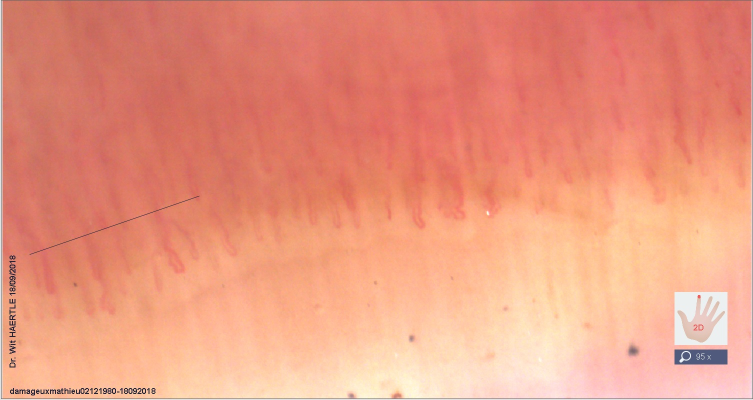
#> input picture capi/2D.jpg, 1506 x 800 px (shown at 1/2 size)
$ python centre_spectre.py 2D.jpg
#> lines starting #> are read from the running program, lines starting #| are printed output that depends on the picture; after the words box and inside, x2 and y2 are one past the last pixel; in counts of white or black regions, pixels touching at a corner belong together
import cv2 as cv
import numpy as np
from matplotlib import pyplot as plt
import sys

img = cv.imread(sys.argv[1])
#> img is the input picture: shape (800, 1506, 3); mean B, G, R 126.6, 151, 234.5

#img = cv.imread("2D.jpg")
img = img[:,:,1]
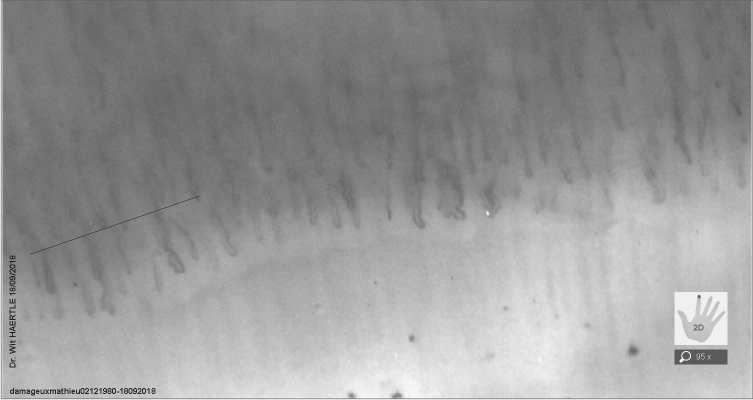
#> img: shape (800, 1506) (shown at 1/2 size); min 17, max 255, mean 151

clahe = cv.createCLAHE(clipLimit=50.0, tileGridSize=(20,20))
img_clahe = clahe.apply(img)

blur = cv.GaussianBlur(img_clahe,(15,15),0)
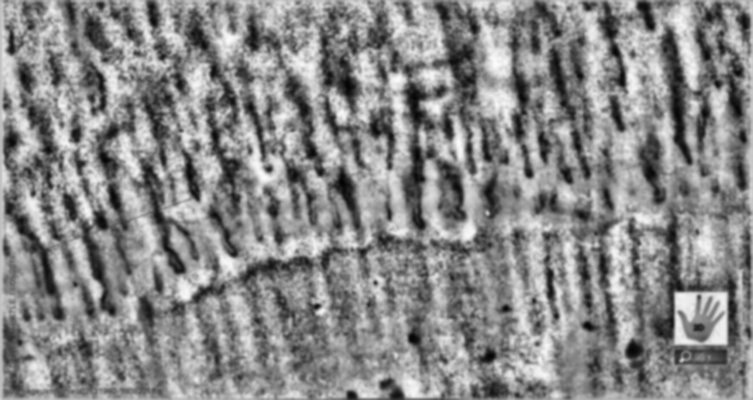
#> blur: shape (800, 1506) (shown at 1/2 size); min 2, max 251, mean 136.1
reta2,img_otsu = cv.threshold(blur,0,255,cv.THRESH_BINARY+cv.THRESH_OTSU)
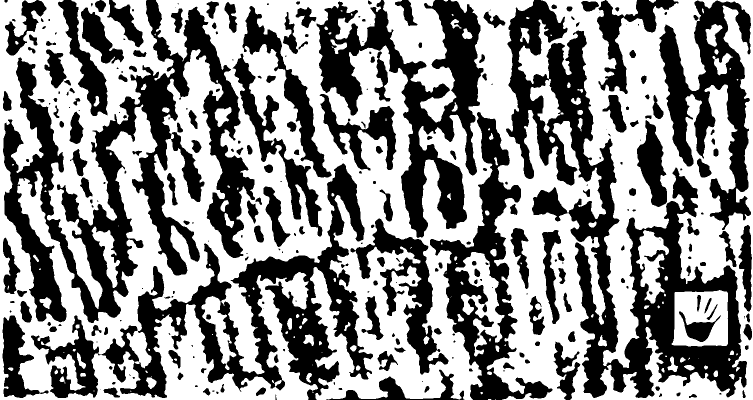
#> img_otsu: shape (800, 1506) (shown at 1/2 size); 55.7% white; 292 black regions (92 under 20 px), largest, box (x1, y1, x2, y2) and area: (1012, 0, 1494, 796) 96459, (6, 0, 510, 646) 94632, (62, 327, 746, 800) 74645
#> reta2 = 131


f = np.fft.fft2(img_otsu)
fshift = np.fft.fftshift(f)
mag = 20*np.log(np.abs(fshift))
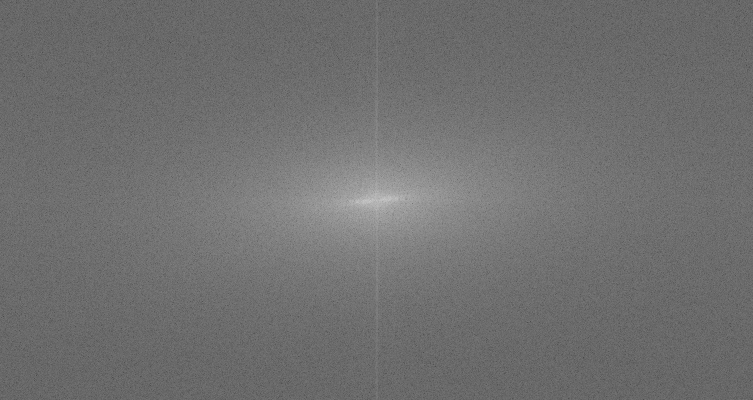
#> mag: shape (800, 1506) float64 (shown at 1/2 size); min 68.6, max 379.2, mean 204.9; drawn with min black and max white

p = 11  #taille filtre gaussien dans l'img binarisee
#centre = blur = cv.GaussianBlur(mag[300:500,600:900],(p,p),0)
centre = blur = cv.GaussianBlur(mag[350:450,656:844],(p,p),0)
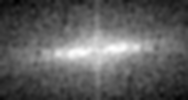
#> centre: shape (100, 188) float64; min 235.5, max 301.2, mean 259.5; drawn with min black and max white

ret2,centre_bin = cv.threshold(centre,270,255,cv.THRESH_BINARY)
#> centre_bin: shape (100, 188) float64; 16.8% white; 3 white regions (2 under 20 px), largest, box (x1, y1, x2, y2) and area: (39, 26, 156, 75) 3139
ret2,centre_bin2 = cv.threshold(centre,280,255,cv.THRESH_BINARY)
#> centre_bin2: shape (100, 188) float64; 8.7% white; 3 white regions (2 under 20 px), largest, box (x1, y1, x2, y2) and area: (53, 34, 142, 67) 1627
ret2,centre_bin3 = cv.threshold(centre,290,255,cv.THRESH_BINARY)
#> centre_bin3: shape (100, 188) float64; 3.1% white; 3 white regions, box (x1, y1, x2, y2) and area: (66, 43, 129, 58) 525, (132, 45, 139, 50) 29, (56, 51, 63, 56) 29
ret2,centre_bin4 = cv.threshold(centre,300,255,cv.THRESH_BINARY)
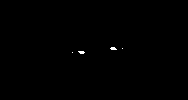
#> centre_bin4: shape (100, 188) float64; 0.18% white in thin lines or dots, all inside (x1, y1, x2, y2) = (72, 47, 123, 54)


plt.subplot(2,3,1),plt.imshow(img,"gray")
plt.title("après filtre vert")
plt.subplot(2,3,2),plt.imshow(centre,cmap=plt.cm.hot)
plt.title("centre spectre après filtre gaussien")
plt.colorbar()
plt.subplot(2,3,3),plt.imshow(centre_bin,"gray")
plt.title("centre>270")
plt.subplot(2,3,4),plt.imshow(centre_bin2,"gray")
plt.title("centre>280")
plt.subplot(2,3,5),plt.imshow(centre_bin3,"gray")
plt.title("centre>290")
plt.subplot(2,3,6),plt.imshow(centre_bin4,"gray")
plt.title("centre>300")
plt.show()
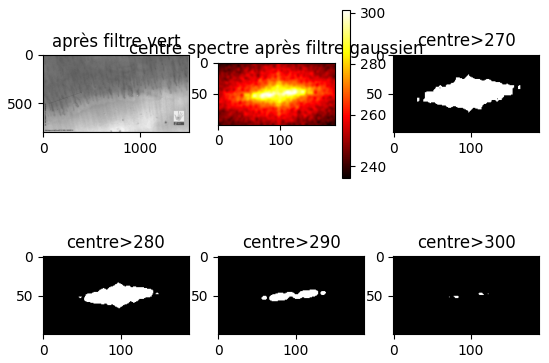
#> figure drawn by matplotlib, 7 panels

$ run again, with capi/3D.jpg copied over capi/2D.jpg
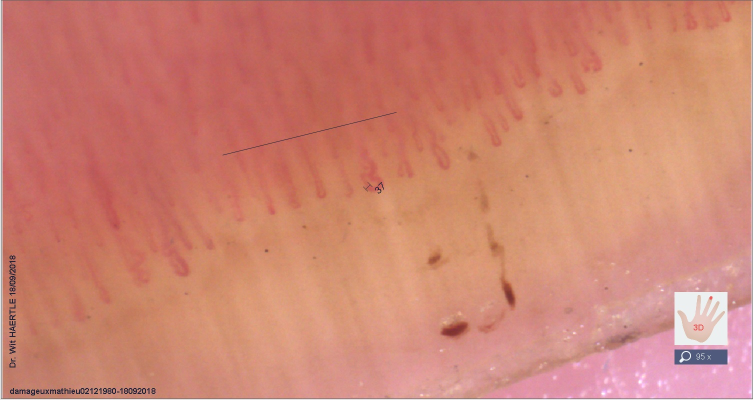
#> input picture capi/3D.jpg, 1506 x 800 px (shown at 1/2 size)
#> img is the input picture: shape (800, 1506, 3); mean B, G, R 113.3, 131, 205.7
#> img: shape (800, 1506)
#> `reta2,img_otsu = cv.threshold(blur,0,255,cv.THRESH_BINARY+cv.THRESH_OT..`:
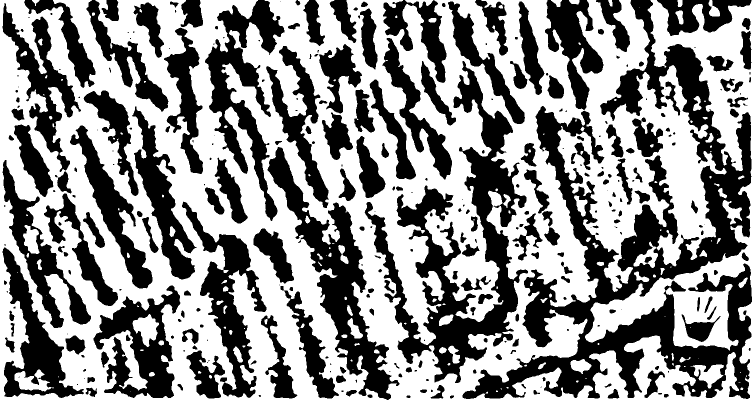
#> img_otsu: shape (800, 1506) (shown at 1/2 size); 55.9% white; 319 black regions (101 under 20 px), largest, box (x1, y1, x2, y2) and area: (925, 0, 1504, 798) 120065, (729, 122, 1056, 766) 55019, (535, 294, 799, 800) 29987
#> reta2 = 131
#> centre_bin: shape (100, 188) float64; 16.9% white; 1 white region, box (x1, y1, x2, y2) and area: (34, 24, 161, 77) 3183
#> centre_bin2: shape (100, 188) float64; 8.8% white; 1 white region, box (x1, y1, x2, y2) and area: (50, 34, 145, 67) 1649
#> `ret2,centre_bin3 = cv.threshold(centre,290,255,cv.THRESH_BINARY)`:
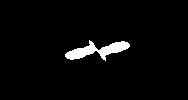
#> centre_bin3: shape (100, 188) float64; 3.1% white; 1 white region, box (x1, y1, x2, y2) and area: (65, 40, 130, 61) 587
#> centre_bin4: shape (100, 188) float64; 0.32% white in thin lines or dots, all inside (x1, y1, x2, y2) = (73, 45, 122, 56)

$ run again, with capi/4D.jpg copied over capi/2D.jpg
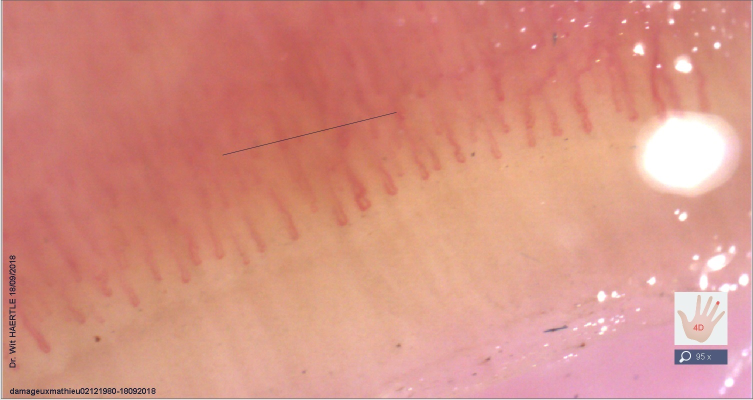
#> input picture capi/4D.jpg, 1506 x 800 px (shown at 1/2 size)
#> img is the input picture: shape (800, 1506, 3); mean B, G, R 131.2, 144.8, 214.8
#> img: shape (800, 1506)
#> `reta2,img_otsu = cv.threshold(blur,0,255,cv.THRESH_BINARY+cv.THRESH_OT..`:
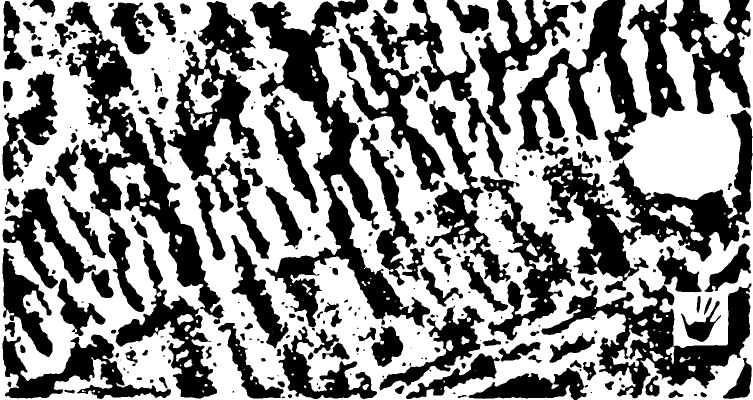
#> img_otsu: shape (800, 1506) (shown at 1/2 size); 54.8% white; 315 black regions (103 under 20 px), largest, box (x1, y1, x2, y2) and area: (500, 0, 861, 656) 51709, (131, 3, 448, 648) 45637, (1084, 220, 1505, 563) 42584
#> reta2 = 133
#> centre_bin: shape (100, 188) float64; 18.1% white; 1 white region, box (x1, y1, x2, y2) and area: (40, 20, 155, 81) 3403
#> centre_bin2: shape (100, 188) float64; 8.7% white; 1 white region, box (x1, y1, x2, y2) and area: (56, 33, 139, 68) 1641
#> `ret2,centre_bin3 = cv.threshold(centre,290,255,cv.THRESH_BINARY)`:
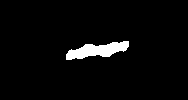
#> centre_bin3: shape (100, 188) float64; 3.5% white; 1 white region, box (x1, y1, x2, y2) and area: (66, 41, 129, 60) 665
#> centre_bin4: shape (100, 188) float64; 0.16% white in thin lines or dots, all inside (x1, y1, x2, y2) = (79, 45, 116, 56)
